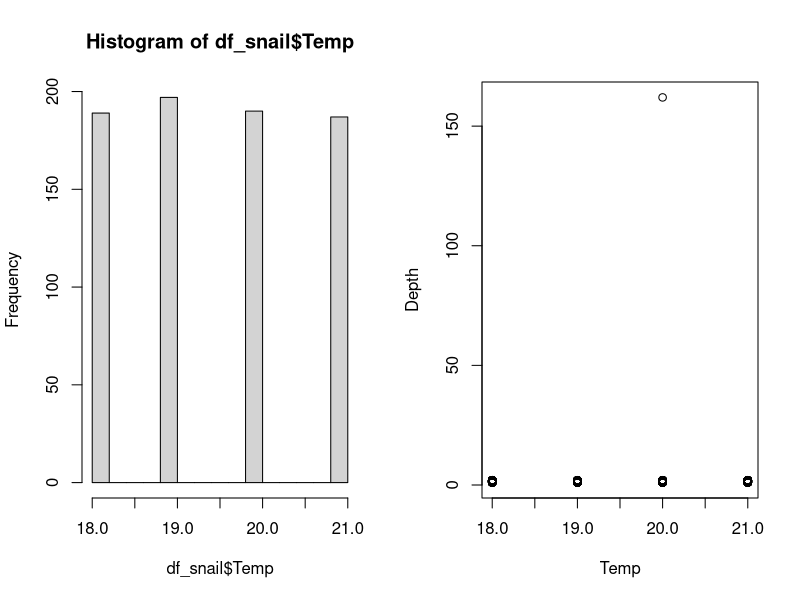
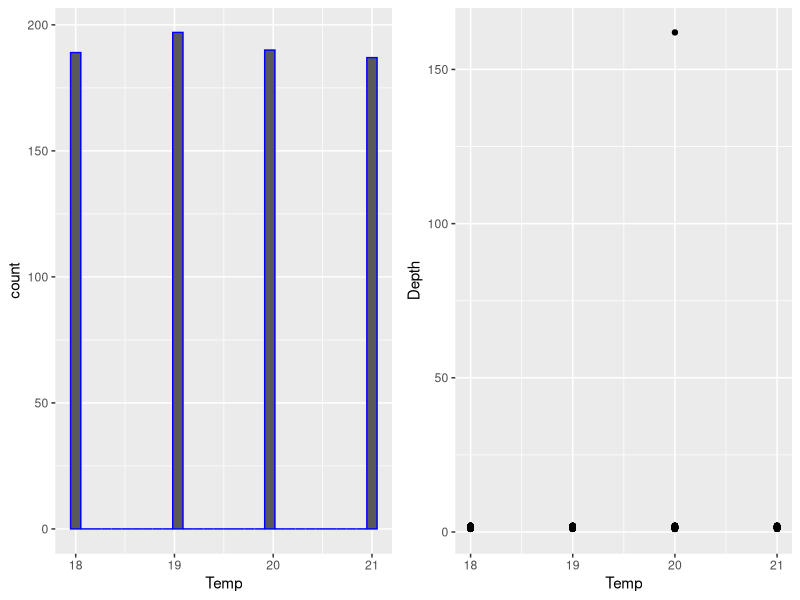
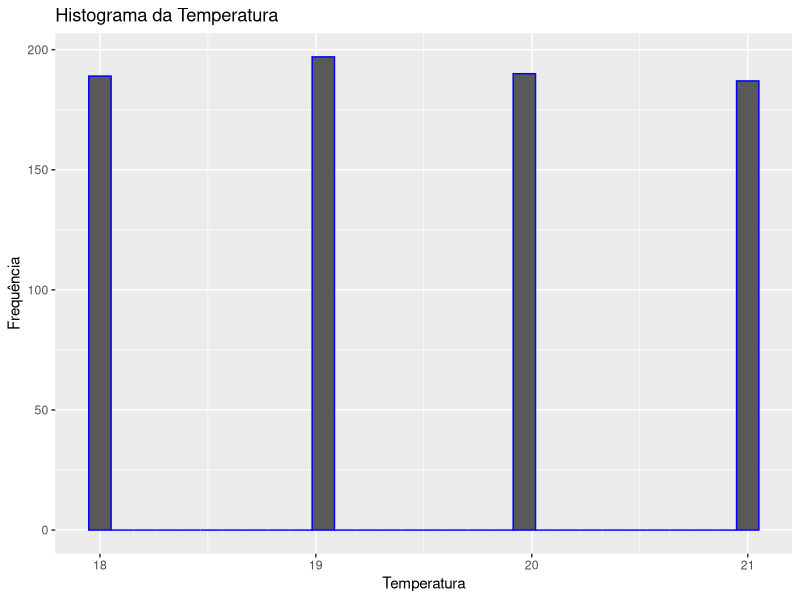

These charts were generated, in order, by the following R code:
# 1 [0,055 pontos]) Desenvolva um script em R que declare 3 variáveis quaisquer e implemente uma expressão que utilize ao menos 3 operações básicas de soma, subtração, multiplicação, divisão, exponenciação ou resto.

nota1 = 9 
nota2 <- 8
nota3 <- 7

notaFinal = (((nota1+nota2)/2*0.4) + (nota3 * 0.6))

print(notaFinal)

# 2 [0,055 pontos]) Desenvolva um script em R que carregue o dataset de NetFlix Titles (netflix_titles01.csv)

setwd('~/ipbg123/aula09')
netflix_titles <- read.csv('netflix_titles01.csv', header = TRUE, stringsAsFactors = TRUE)
summary(netflix_titles)
                                                                  
# 3 [0,055 pontos]) Crie um vetor de inteiros em R com números entre 13 e 131.
vetor <- c(13:131)
head(vetor)
tail(vetor)

# 4 [0,055 pontos]) Crie um vetor de inteiros  em R com os números entre 36 e 360 com cada elemento repetido 2 vezes.
vetor <- rep( seq(36, 360, by = 1), each = 2)
print(vetor)

# 5 [0,055 pontos]) Crie um vetor em R com os 5 primeiros números primos e posteriormente eleve cada elemento na potência de 5.

primos = c(2,3,5,7,11) ** 5
primos = c(2,3,5,7,11) ^ 5
print(primos)

# 6 [0,055 pontos]) Apresente um vetor de inteiros em R com números entre 1000 e 2000 com os números de forma decrescente, ou seja, na primeira posição do vetor deve-se ter o número 2000 e na última o 1000.
c(2000:1000)
rev( c(1000:2000) )

# 7 [0,055 pontos]) Desenvolva um fator (factor) em R ordenado de categorias de futebol: Sub-17, Sub-20, Adulto e Vetereno.

categorias <- factor(c('Vetereno', 'Veterano', 'Sub-17', 'Adulto', 'Adulto', 'Sub-20'), 
                     levels = c('Sub-17', 'Sub-20', 'Adulto', 'Vetereno'))
str(categorias)
levels(categorias)

# 8 [0,055 pontos]) Crie uma lista em R que contenha ao menos 3 elementos com tipos de dados distintos.

lista <- list(13, c("Olá", "Mundo"), c(TRUE, FALSE, TRUE))
print(lista)

# 9 [0,055 pontos]) Desenvolva uma matriz em R de quarta ordem quadrada (4 x 4) preenchida com números sequenciais únicos.

matriz <- matrix(data = 10:25, nrow = 4, ncol = 4, byrow=FALSE)
print(matriz)

# 10 [0,055 pontos]) Crie um data frame em R que armazene 5 músicas contendo o nome da música e banda.
df = data.frame( nome_musica = c('A', 'B', 'C' , 'D', 'E'), 
                 banda = c('F', 'G', 'H', 'I', 'J') )
str(df)
df

# 11) O dataset "netflix_titles01.csv" possui vários problemas que precisam ser corrigidos.
# Corrija os problemas listados abaixo no dataset.

# 11.2 [0,055 pontos]) A coluna "type" possui fatores que deveriam ser agrupados por erro de digitação

summary(netflix_titles)
levels(netflix_titles$type)
netflix_titles$type[ which(netflix_titles$type == 'Movies')] <- 'Movie'
netflix_titles$type[ which(netflix_titles$type == 'TV Shows')] <- 'TV Show'
netflix_titles$type <- factor(netflix_titles$type)
levels(netflix_titles$type)
unique(netflix_titles$type)

# 11.3 [0,055 pontos]) Uma das colunas/medidas esta com valor claramente incorreto (acima ou abaixo)
summary(netflix_titles)
netflix_titles$release_year[which.max(netflix_titles$release_year)] <- 2015

# 11.4 [0,055 pontos]) Tem linhas duplicadas
sum( duplicated(netflix_titles) )
netflix_titles <- unique(netflix_titles)
row.names(netflix_titles) <- 1:nrow(netflix_titles)

# 12) Utilizando o dataset "snail_feeding01.csv" desenvolva as tarefas descritas abaixo:
  
# 12.1 [0,055 pontos]) Gere 2 gráficos utilizando o R Base a sua escolha (histograma, gráfico de dispersão, diagrama de caixa, gráfico de barra e/ou coluna, gráfico de pontos ou gráfico de pizza) utilizando qualquer coluna (math score,   reading score ou  writing score) de sua escolha do dataset em anexo inserindo os gráficos em uma única página;

setwd('~/ipbg123/aula09')
df_snail <- read.csv('snail_feeding01.csv', header = TRUE, stringsAsFactors = TRUE)
par(mfrow = c(1,2))
hist(df_snail$Temp)
plot(Depth ~ Temp, data=df_snail)

# 12.2 [0,055 pontos]) Gere 2 gráficos utilizando o ggplot2 a sua escolha (histograma, gráfico de dispersão, diagrama de caixa, gráfico de barra e/ou coluna, gráfico de pontos ou gráfico de pizza) utilizando qualquer coluna de sua escolha do dataset em anexo  inserindo os gráficos em uma única página;

install.packages('gridExtra')
library(ggplot2)
library(gridExtra)
p1 <- ggplot(df_snail, aes(Temp)) + geom_histogram(col='blue')
p2 <- ggplot(df_snail, aes(x = Temp, y = Depth)) + geom_point()
grid.arrange(p1, p2, ncol=2, nrow=1)

# 12.3 [0,055 pontos]) Acrescente ao menos 3 configurações (rótulos de título, eixo, limites dos eixos, cores, aparência geral com temas, tamanho do texto ou legenda) em um gráfico de sua escolha

ggplot(df_snail, aes(Temp)) +
       geom_histogram(col='blue') + 
       xlab('Temperatura') + 
       ylab('Frequência') + 
       ggtitle('Histograma da Temperatura')
         

